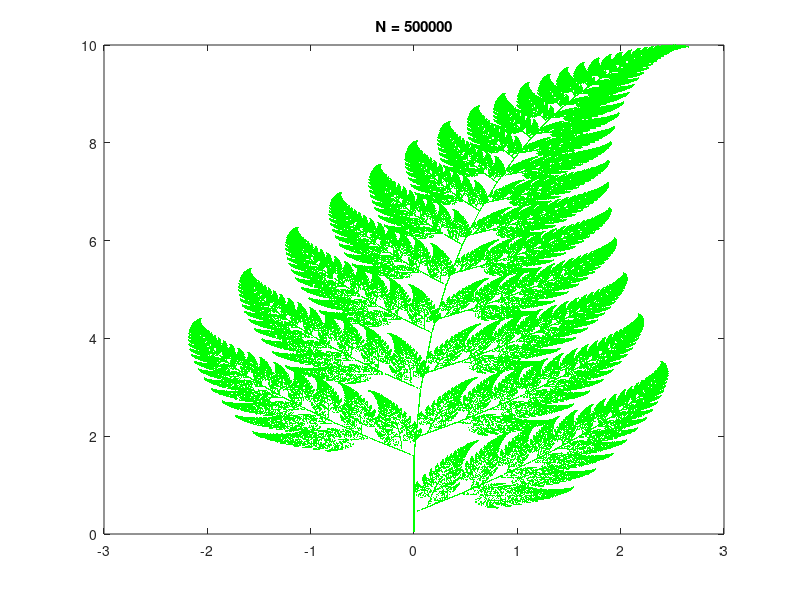

Here is the MATLAB script that generated this plot:
for max_step=[1000 10000 50000  100000  500000];
    x=zeros(1,max_step);
    y=zeros(1,max_step);
    for n=1:max_step
        r=rand();
        if r<=0.01
            x(n+1)=0;
            y(n+1)=0.16*y(n);
        elseif r<=0.08
            x(n+1)=0.2*x(n)-0.26*y(n);
            y(n+1)=0.23*x(n)+0.22*y(n)+1.6;
        elseif r<=0.15
            x(n+1)=-0.15*x(n)+0.28*y(n);
            y(n+1)=0.26*x(n)+0.24*y(n)+0.44;
        else
            x(n+1)=0.85*x(n)+0.04*y(n);
            y(n+1)=-0.04*x(n)+ 0.85*y(n)+1.6;
        end
    end
    plot(x,y,'.','Color', 'g', 'MarkerSize',1)
    title(['N = ' num2str(max_step)])
    drawnow
    pause(0.5)
end